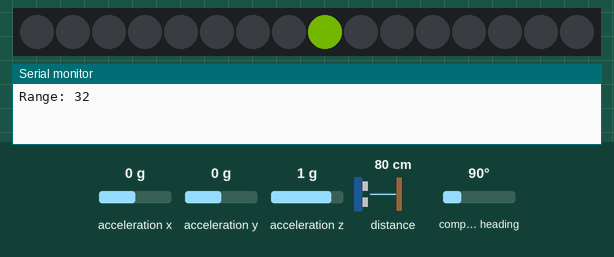
Simulated run of this sketch. Board: Arduino Uno, built with avr-gcc and run on an emulated ATmega328P. On the bench: 16 RGB LEDs in strip order, left to right, the last lines printed to the serial monitor. The test bench sets the inputs (shaded band); at power-on: acceleration z 1 g, acceleration x 0 g, distance to the obstacle 80 cm, acceleration y 0 g, compass heading 90°. Dim RGB values are drawn brighter than linear; the strip is taken to match the declared colour order.

Above: at 1.2 s.
1.3 s: acceleration z set to -1.4 g
At 3.2 s:
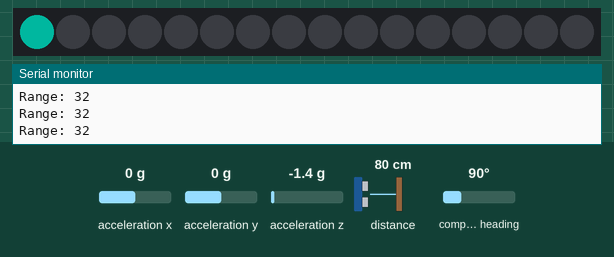
3.5 s: acceleration x set to -1.4 g
At 5.0 s:
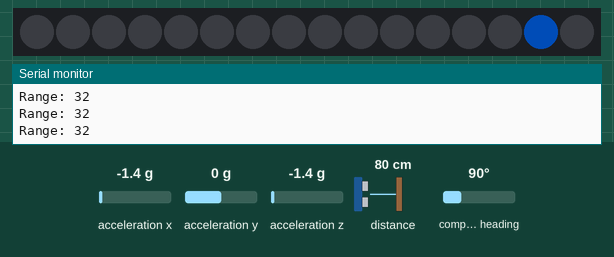
5.3 s: acceleration x set to 1.4 g
At 7.0 s:
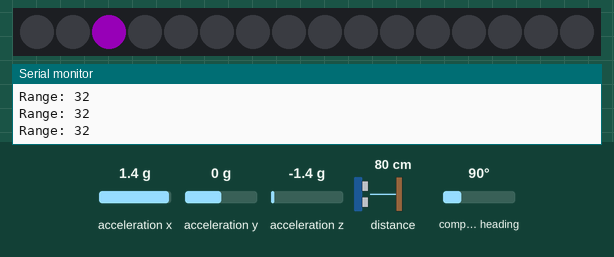
7.4 s: acceleration z set to 0.8 g
At 9.0 s:
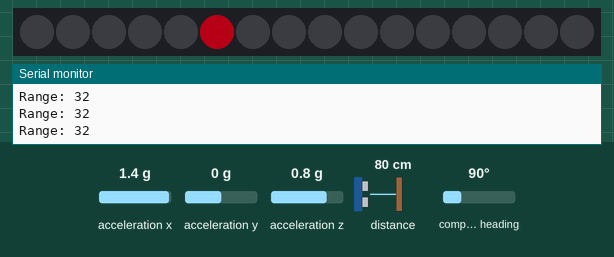
9.3 s: distance to the obstacle set to 18 cm
Timing chart, 0 to 11.8 s (numbered marks = the images above; inputs shaded):
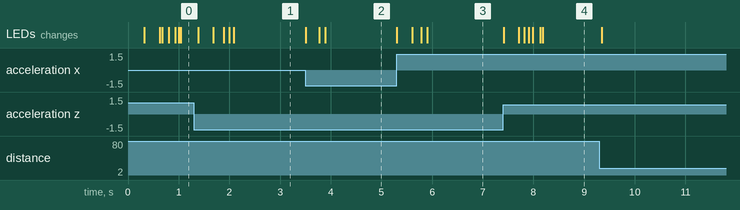

The sketch:

copilotring.ino
```cpp
#include <Adafruit_BNO055.h>
#include <Adafruit_NeoPixel.h>
#include "Adafruit_VL6180X.h"

#define PIN        6  // NeoPixel ring connected to pin 6
#define NUMPIXELS 16 // Number of LEDs in the ring

Adafruit_BNO055 bno = Adafruit_BNO055(55); Adafruit_NeoPixel pixels(NUMPIXELS, PIN, NEO_RGBW + NEO_KHZ800);
Adafruit_VL6180X vl = Adafruit_VL6180X();

float ball_angle = 0.0;  // Ball position in degrees
float ball_velocity = 0.0;  // Ball velocity
float damping = 0.95;  // To prevent infinite motion
float accel_weight = 0.2;  // Scaling factor for acceleration influence
long hue = 0;
int brightness = 50;

void setup() {
  Serial.begin(115200);
  if (!bno.begin()) {
    Serial.println("BNO055 not detected");
    while (1);
  }
  if (!vl.begin()) {
    Serial.println("VL6180X not detected");
    while (1);
  }
pixels.begin(); pixels.clear(); pixels.setBrightness(20);  pixels.show(); }


uint8_t lastvl;
unsigned long lastvlread;

void loop() { imu::Vector<3> accel = bno.getVector(Adafruit_BNO055::VECTOR_ACCELEROMETER);

// Compute acceleration influence (Y as forward/backward, X as lateral)
float accel_x = accel.x() * accel_weight;
float accel_y = accel.z() * accel_weight;

// Gravity naturally pulls the ball downward (towards 180 degrees)
float gravity_effect = 0.001; // Adjust as needed
if (ball_angle < 180) ball_velocity += gravity_effect;
else ball_velocity -= gravity_effect;

// Update velocity based on acceleration
ball_velocity += accel_x * cos(ball_angle * DEG_TO_RAD) + accel_y * sin(ball_angle * DEG_TO_RAD);
ball_velocity *= damping;

// Update ball position
ball_angle += ball_velocity;
if (ball_angle < 0) ball_angle += 360;
if (ball_angle >= 360) ball_angle -= 360;

// Map angle to NeoPixel ring (16 LEDs, 360 degrees)
int led_index = round((ball_angle / 360.0) * NUMPIXELS) % NUMPIXELS;

  if ((millis() - lastvlread) > 1000) {
    uint8_t range = vl.readRange();
    uint8_t status = vl.readRangeStatus();
    lastvlread = millis();

    if (status == VL6180X_ERROR_NONE) {
      Serial.print("Range: "); Serial.println(range);
      int nv = 100-range;
      if (nv < 0) nv = 0;
    if (range != lastvl) pixels.setBrightness(nv);
    lastvl = range;
    }
  }
// Display the ball position
if (abs(ball_velocity) < 3) pixels.clear();
else {
    hue += 256;
  hue %= 5*65536;
}
pixels.setPixelColor(led_index, pixels.ColorHSV(hue));
pixels.show();

delay(5); // Small delay to smooth animation

}
```

Measured:
- after the input at 1.3 s, the LEDs: first change after 0.09 s (image 1 shows a later state)
- after the input at 3.5 s, the LEDs: first change at once (image 2 shows a later state)
